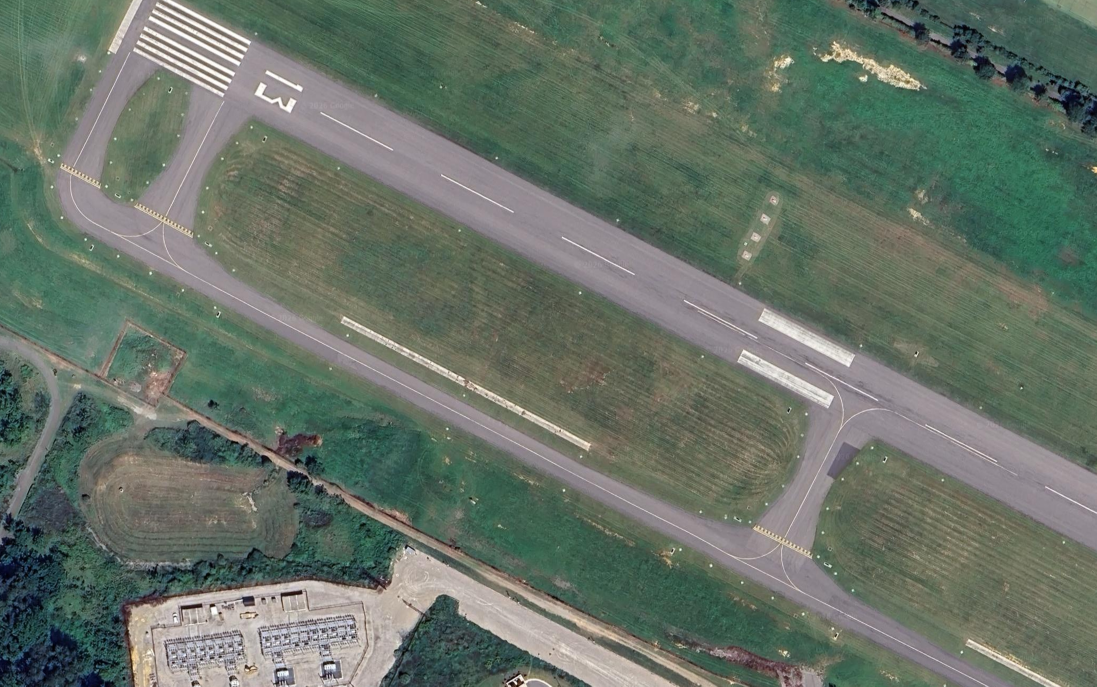
#> input picture s4/datasets/KBCB_satellite/KBCB_partial_LSA.png, 2193 x 1373 px (shown at 1/2 size)
$ jupyter execute lsa_sat_correlation.ipynb
#> lines starting #> are read from the running program, lines starting #| are printed output that depends on the picture; after the words box and inside, x2 and y2 are one past the last pixel; in counts of white or black regions, pixels touching at a corner belong together
# Large scale ambiguity exploration

Trying to replicate the issue of having large scale ambiguities along a runway trajectory.
Running a basic test with satellite image correlations

[cell 1]
import numpy as np
import cv2
import matplotlib.pyplot as plt
import plotly.graph_objects as go
from scipy.ndimage import map_coordinates

[cell 2]
# Satellite reference image
# sat_ref = "../../datasets/KBCB_satellite/KBCB_partial.jpg" # Public google earth satellite imagery
sat_ref = "../../datasets/KBCB_satellite/KBCB_partial_LSA.png"

sat_rgb = cv2.cvtColor(cv2.imread(sat_ref), cv2.COLOR_BGR2RGB)
H, W = sat_rgb.shape[:2]
print("Image (H, W):", (H,W))
#| Image (H, W): (1373, 2193)

plt.figure(figsize=(12, 8))
plt.imshow(sat_rgb)
plt.title("Satellite Map")

## Trapezoid gridding

[cell 3]
# Define trapezoid sections to test
# Corners (x, y): [far-left, far-right, near-right, near-left], picked by eye, heading ~215 deg (up-left)

traps = [np.array([[174, 507], [296, 334], [427, 502], [378, 572]]),          # top-left intersection
         np.array([[1410, 1157], [1531, 984], [1662, 1152], [1613, 1222]])]   # right intersection

names = ['P1']

plt.figure(figsize=(12, 8))
plt.imshow(sat_rgb)
for q in traps:
    plt.gca().add_patch(plt.Polygon(q, fill=False, ec='r', lw=2))
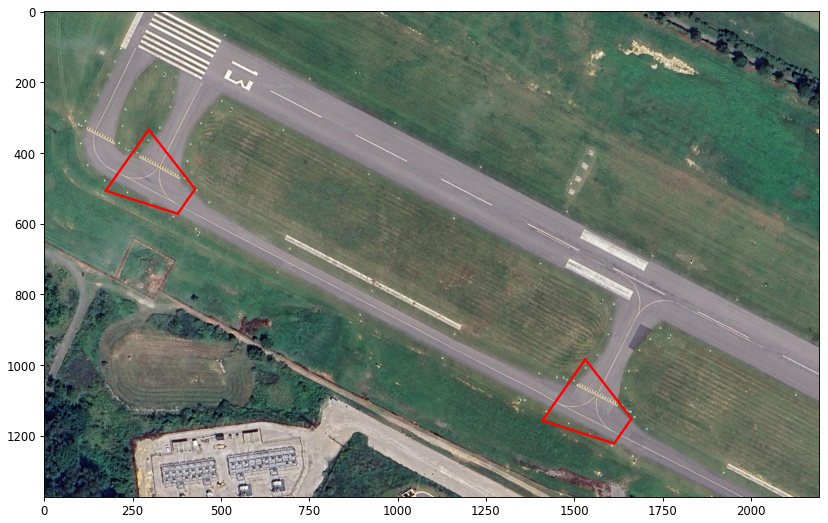
#> figure drawn by matplotlib, 1 panel

## Initial SSDs

[cell 4]
# Correlation process for satellite image maps

sat_g = cv2.cvtColor(sat_rgb, cv2.COLOR_RGB2GRAY).astype(np.float32) / 255
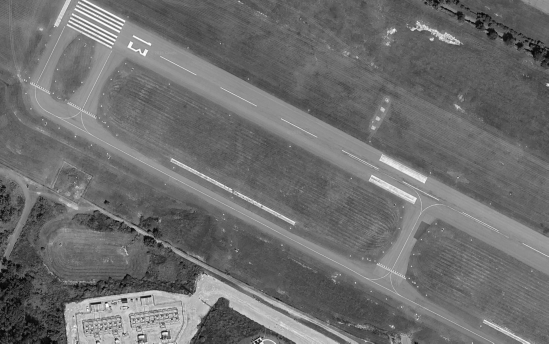
#> sat_g: shape (1373, 2193) float32 (shown at 1/4 size); min 0, max 1, mean 0.43
n = 5

ssds_all = []
for q in traps:
    mask = np.zeros((H,W), np.uint8)
    cv2.fillPoly(mask, [q.astype(np.int32)], 1)
    ys, xs = np.nonzero(mask) # Pixels inside the trapezoid
    tmpl = sat_g[ys, xs]

    # SSDs
    ssds = np.zeros((2*n+1, 2*n+1))
    for shiftx in range(-n, n+1):
        for shifty in range(-n, n+1):
            diffs = tmpl - sat_g[ys + shifty, xs + shiftx]
            ssds[shiftx + n, shifty + n] = np.sum(diffs**2)
    ssds_all.append(ssds)
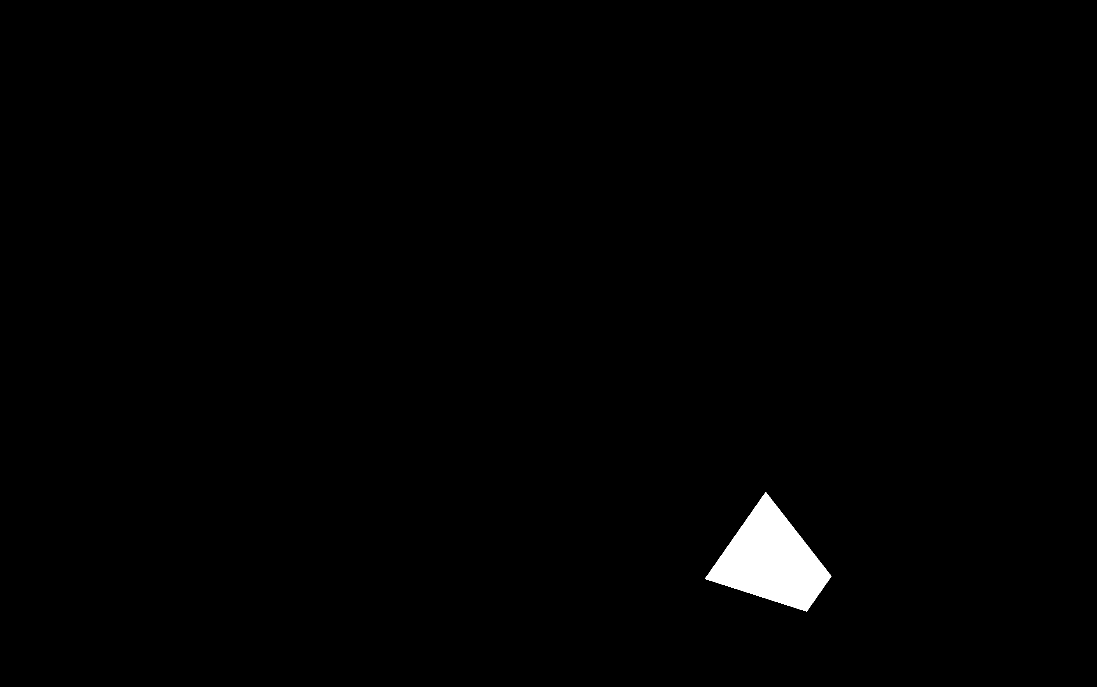
#> mask: shape (1373, 2193) (shown at 1/2 size); values 0 (black) and 1 (white), 1% white; 1 white region, box (x1, y1, x2, y2) and area: (1410, 984, 1663, 1223) 30497
#> after the loop, ssds_all = 2 items

fig, axs = plt.subplots(1, len(ssds_all), figsize=(10,4))
for i, (a,s) in enumerate(zip(axs, ssds_all)):
    im = a.imshow(s.T, extent=[-n-.5, n+.5, n+.5, -n-.5])
#> this loop made 2 passes
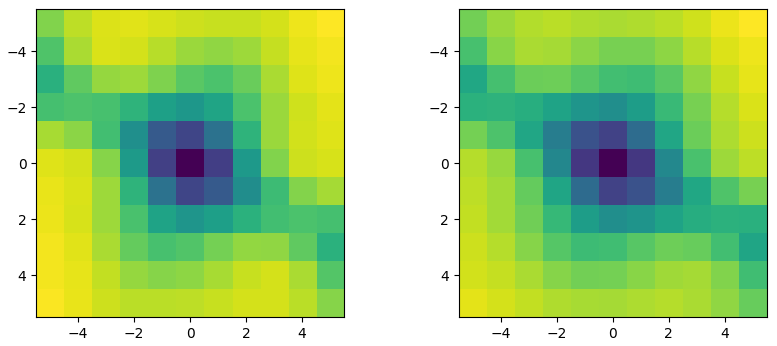
#> figure drawn by matplotlib, 2 panels

[cell 5]
x = np.linspace(-n, n, 2*n + 1)
Y, X = np.meshgrid(x, x)  # ssds indexed [shiftx + n, shifty + n]

for i, ssds in enumerate(ssds_all):
    fig = go.Figure()
    fig.add_surface(x=X, y=Y, z=ssds, colorscale='Viridis', colorbar=dict(title='SSD'))
    fig.update_layout(
        title=f'SSD Surface Plot: P{i+1}',
        scene=dict(xaxis=dict(title='X Shift (pixels)'),
                   yaxis=dict(title='Y Shift (pixels)'),
                   zaxis=dict(title='SSD'),
                   aspectmode='cube'),
        width=900, height=800)
    fig.show()

[cell 6]
fig, axs = plt.subplots(1, len(traps), figsize=(10,4))

# for q in traps:
for i, (a,q) in enumerate(zip(axs, traps)):
    mask = np.zeros((H,W), np.uint8)
    cv2.fillPoly(mask, [q.astype(np.int32)], 1)
    ys, xs = np.nonzero(mask) # Pixels inside the trapezoid
    tmpl_img = np.full((H,W), np.nan)
    tmpl = sat_g[ys, xs]
    tmpl_img[ys, xs] = tmpl
    a.imshow(tmpl_img[ys.min():ys.max()+1, xs.min():xs.max()+1], cmap='gray', vmin=0, vmax=1)
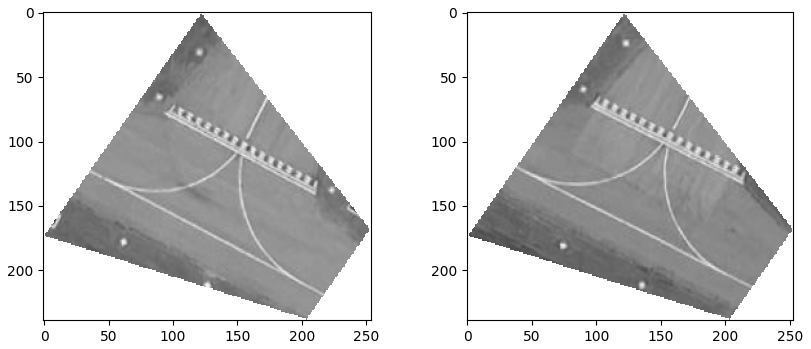
#> figure drawn by matplotlib, 2 panels

## Cross alignment (creating the ambiguity)

[cell 7]
# Final transforms for P1 and P2
# tforms = [[1238, 644, -.75],[-1238,-644,0.75]]

[cell 8]
def create_tform(tx, ty, theta):
    """
    Create transformation matrix for 2D image matching
    """
    th_r = np.deg2rad(theta)
    T = np.array([[np.cos(th_r), -np.sin(th_r), tx],
                  [np.sin(th_r), np.cos(th_r), ty],
                  [0, 0, 1]])
    return T

[cell 9]
# WHICH SECTION
s = 0 # 0 is P1, 1 is P2
s_0 = 1 if s == 0 else 0

# Align P1 with P2, and align P2 with P1
# Test P1
tx = 1238 #1236
ty = 644 #650
theta = -0.75

# Rotate about P1 centroid: shift centroid to origin -> rotate -> shift back -> translate by (tx, ty)
pivot = traps[s].mean(axis=0)
T = create_tform(tx, ty, 0) @ create_tform(*pivot, theta) @ create_tform(*-pivot, 0)
print(T.T)

# Re-align points
c = np.hstack([traps[s], np.ones((4,1))]) # homogeneous
pts_check = c @ T.T


plt.imshow(sat_rgb)
plt.gca().add_patch(plt.Polygon(traps[s_0], fill=False, ec='r'))
plt.gca().add_patch(plt.Polygon(pts_check[:, :2], fill=False, ec='c'))
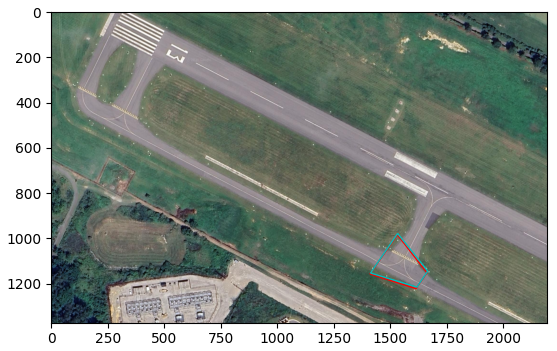
#> figure drawn by matplotlib, 1 panel

[cell 10]
# Open3d alignment visualization
import open3d as o3d

# Satellite map as grayscale point cloud (x, y, 0) in pixel units
yy, xx = np.mgrid[0:H, 0:W]
ref_pts = np.column_stack([xx.ravel(), yy.ravel(), np.zeros(H*W)])
ref_pts[0, 2] = 1   # lift one corner pixel so the bbox isn't flat (Open3D treats zero-volume bbox as empty -> zoom changes)
ref_cloud = o3d.geometry.PointCloud()
ref_cloud.points = o3d.utility.Vector3dVector(ref_pts)
ref_cloud.colors = o3d.utility.Vector3dVector(np.repeat(sat_g.reshape(-1, 1), 3, axis=1))

# P1 pixels moved by T
mask = np.zeros((H, W), np.uint8)
cv2.fillPoly(mask, [traps[s].astype(np.int32)], 1)
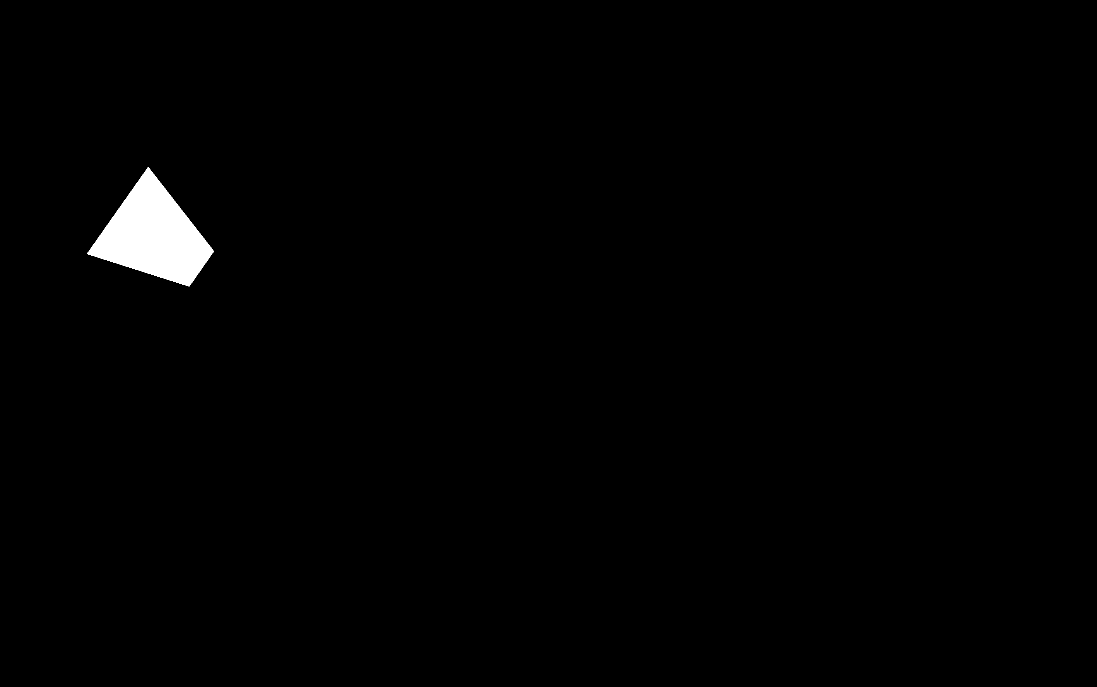
#> mask: shape (1373, 2193) (shown at 1/2 size); values 0 (black) and 1 (white), 1% white; 1 white region, box (x1, y1, x2, y2) and area: (174, 334, 428, 573) 30616
ys, xs = np.nonzero(mask)
p_moved = np.column_stack([xs, ys, np.ones(len(xs))]) @ T.T   # homogeneous, N x 3

p_cloud = o3d.geometry.PointCloud()
p_cloud.points = o3d.utility.Vector3dVector(np.column_stack([p_moved[:, :2], -np.ones(len(xs))]))  # z=-1 to sit on top of map
p_cloud.colors = o3d.utility.Vector3dVector(np.repeat(sat_g[ys, xs].reshape(-1, 1), 3, axis=1))# * [0.6, 1.0, 1.0])  # cyan tint

# P2 outline for reference
p_i_outline = o3d.geometry.LineSet()
p_i_outline.points = o3d.utility.Vector3dVector(np.column_stack([traps[s_0], -2 * np.ones(4)]))
p_i_outline.lines = o3d.utility.Vector2iVector([[0, 1], [1, 2], [2, 3], [3, 0]])
p_i_outline.colors = o3d.utility.Vector3dVector([[1, 0, 0]] * 4)

# Fixed start view: top-down on the moved patch, image orientation (x right, y down)
o3d.visualization.draw_geometries([ref_cloud, p_cloud], window_name="P1 -> P2 alignment", # , p_i_outline
                                  lookat=[*p_moved[:, :2].mean(axis=0), 0],
                                  front=[0, 0, -1],   # camera on -z side (overlay side)
                                  up=[0, -1, 0],
                                  zoom=0.07)   # relative to full map extent (~2190 px)

## Cross SSD

[cell 11]
# SSD: P1 template sampled on P2's section through T (bilinear for sub-pixel coords)

mask = np.zeros((H, W), np.uint8)
cv2.fillPoly(mask, [traps[s].astype(np.int32)], 1)
ys, xs = np.nonzero(mask)
tmpl = sat_g[ys, xs]

q = (np.column_stack([xs, ys, np.ones(len(xs))]) @ T.T)[:, :2]   # P1 pixels mapped into P2 (float x, y)
#> q = 30616 pairs, first value 1412.4 to 1665.3, second value 978.3 to 1215.2

ssd_curr = np.zeros((2*n+1, 2*n+1))
for shiftx in range(-n, n+1):
    for shifty in range(-n, n+1):
        vals = map_coordinates(sat_g, [q[:, 1] + shifty, q[:, 0] + shiftx], order=1)   # [rows, cols] = [y, x]
        ssd_curr[shiftx + n, shifty + n] = np.sum((tmpl - vals)**2)

[cell 12]
i, j = s+1, s_0+1
fig = go.Figure()
fig.add_surface(x=X, y=Y, z=ssd_curr, colorscale='Viridis', colorbar=dict(title='SSD'))
fig.update_layout(
    title=f'SSD Surface Plot: P{i} on P{j}',
    scene=dict(xaxis=dict(title='X Shift (pixels)'),
                yaxis=dict(title='Y Shift (pixels)'),
                zaxis=dict(title='SSD'),
                aspectmode='cube'),
    width=900, height=800)
fig.show()

[cell 13]
# MINIMUM SHIFT PT

idrow, idcol = np.unravel_index(np.argmin(ssd_curr), ssd_curr.shape)
#> idrow = 5; idcol = 4
shiftx_min, shifty_min = idrow - n, idcol - n
#> shiftx_min = 0; shifty_min = -1

print(shiftx_min, shifty_min)
#| 0 -1

$ run again, with s4/datasets/KBCB_satellite/KBCB_partial.jpg saved as s4/datasets/KBCB_satellite/KBCB_partial_LSA.png
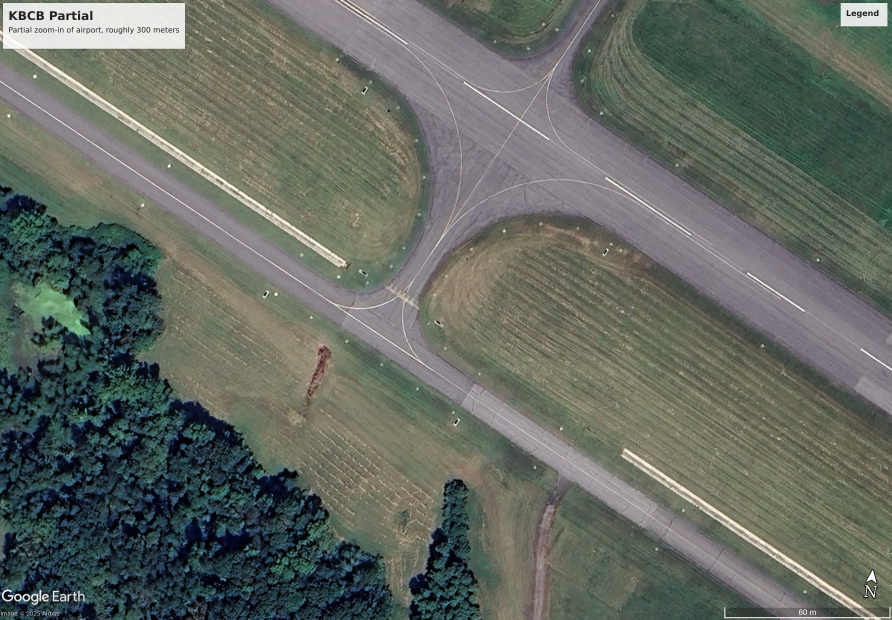
#> input picture s4/datasets/KBCB_satellite/KBCB_partial.jpg, 1783 x 1239 px (shown at 1/2 size)
#| Image (H, W): (1239, 1783)
#> after the loop `for q in traps:`:
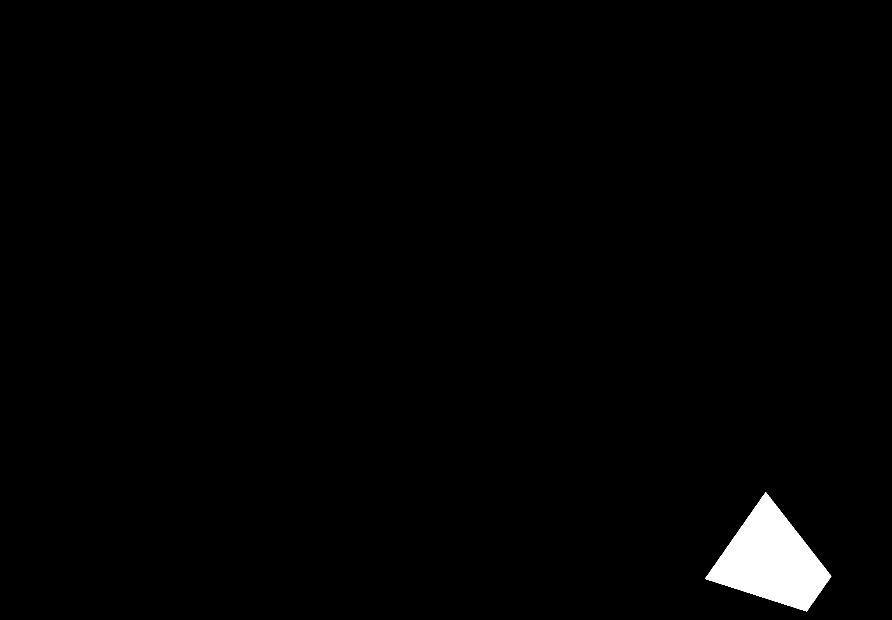
#> mask: shape (1239, 1783) (shown at 1/2 size); values 0 (black) and 1 (white), 1.4% white; 1 white region, box (x1, y1, x2, y2) and area: (1410, 984, 1663, 1223) 30497
#> after the loop `for q in traps:`: ssds_all = 2 items
#> the loop `for i, (a,s) in enumerate(zip(axs, ssds_all)):` made 2 passes
#> the loop `for i, ssds in enumerate(ssds_all):` made 2 passes
#> `cv2.fillPoly(mask, [traps[s].astype(np.int32)], 1)`:
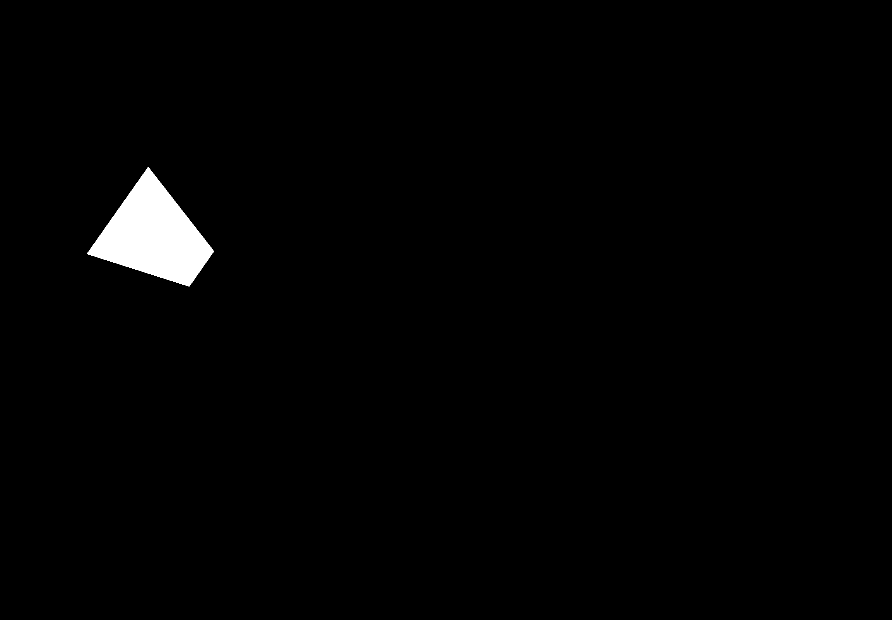
#> mask: shape (1239, 1783) (shown at 1/2 size); values 0 (black) and 1 (white), 1.4% white; 1 white region, box (x1, y1, x2, y2) and area: (174, 334, 428, 573) 30616
#> q = 30616 pairs, first value 1412.4 to 1665.3, second value 978.3 to 1215.2
#> idrow = 10; idcol = 0
#> shiftx_min = 5; shifty_min = -5
#| 5 -5

$ run again, with s4/datasets/KBCB_satellite/KBCB_full.jpg saved as s4/datasets/KBCB_satellite/KBCB_partial_LSA.png
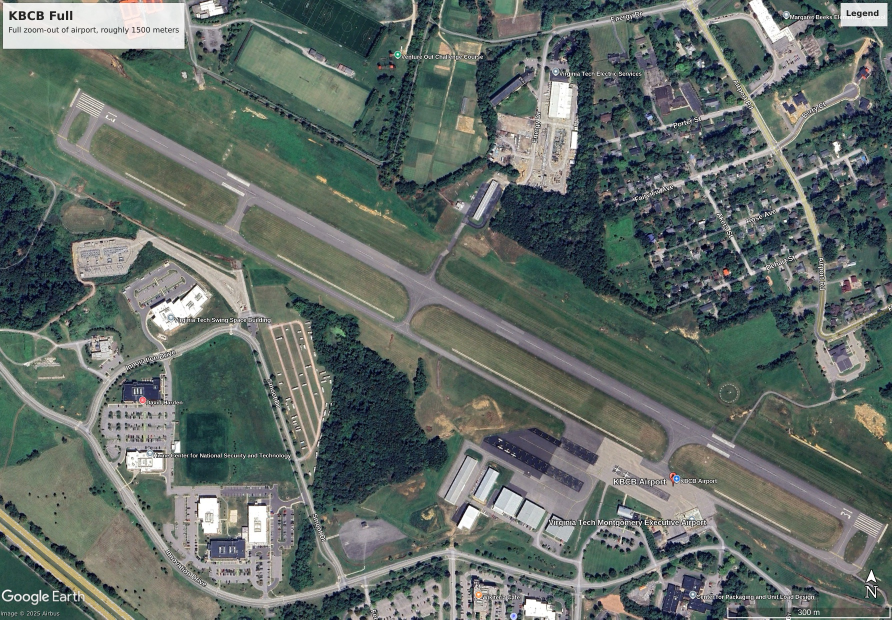
#> input picture s4/datasets/KBCB_satellite/KBCB_full.jpg, 1783 x 1239 px (shown at 1/2 size)
#| Image (H, W): (1239, 1783)
#> after the loop `for q in traps:`:
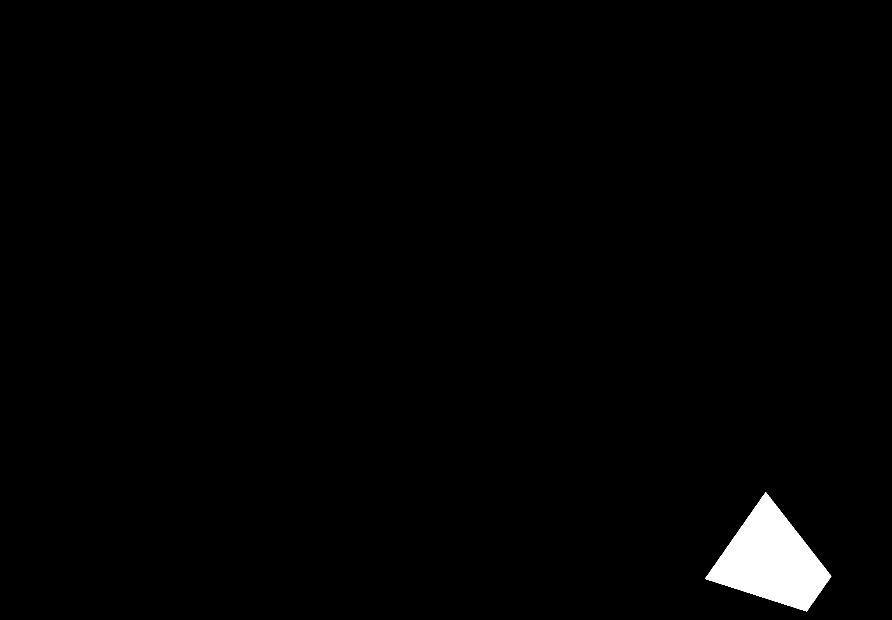
#> mask: shape (1239, 1783) (shown at 1/2 size); values 0 (black) and 1 (white), 1.4% white; 1 white region, box (x1, y1, x2, y2) and area: (1410, 984, 1663, 1223) 30497
#> after the loop `for q in traps:`: ssds_all = 2 items
#> the loop `for i, (a,s) in enumerate(zip(axs, ssds_all)):` made 2 passes
#> the loop `for i, ssds in enumerate(ssds_all):` made 2 passes
#> `cv2.fillPoly(mask, [traps[s].astype(np.int32)], 1)`:
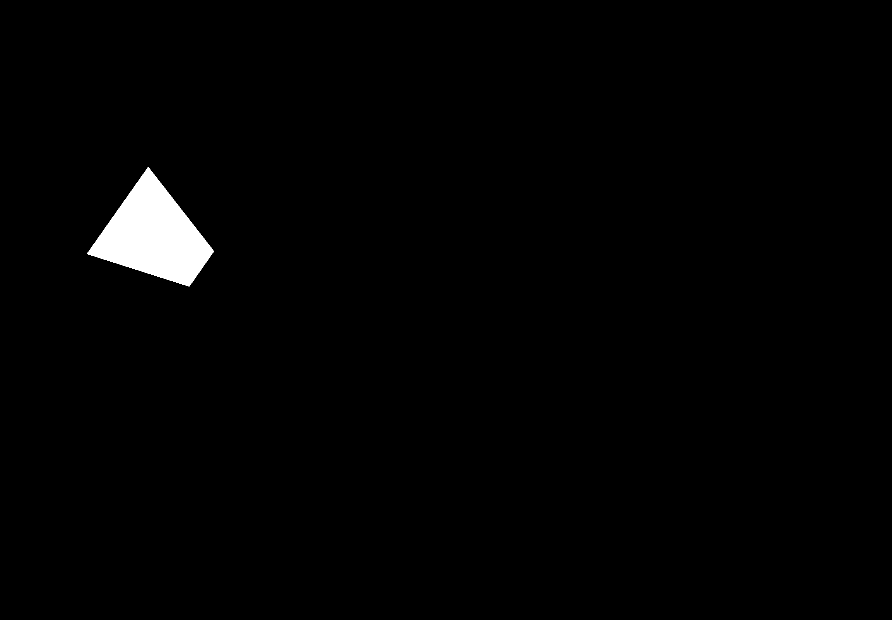
#> mask: shape (1239, 1783) (shown at 1/2 size); values 0 (black) and 1 (white), 1.4% white; 1 white region, box (x1, y1, x2, y2) and area: (174, 334, 428, 573) 30616
#> q = 30616 pairs, first value 1412.4 to 1665.3, second value 978.3 to 1215.2
#> idrow = 10; idcol = 8
#> shiftx_min = 5; shifty_min = 3
#| 5 3
